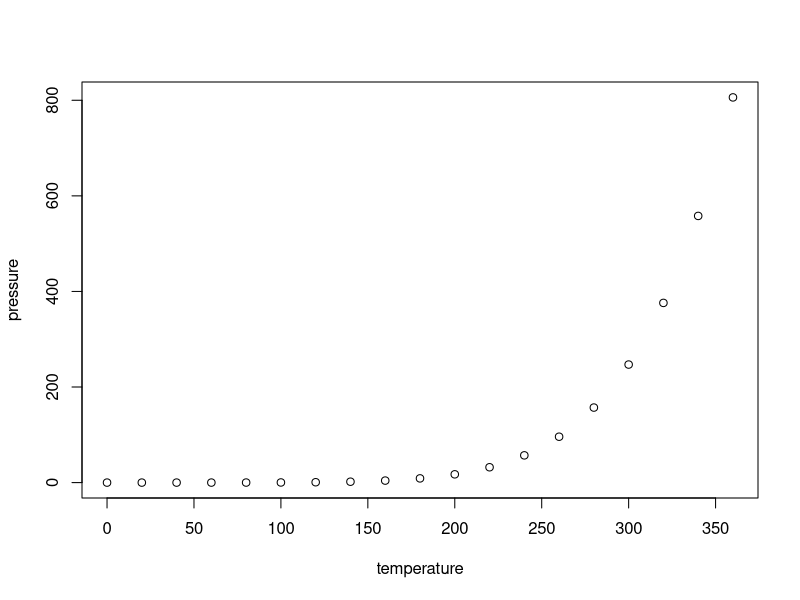
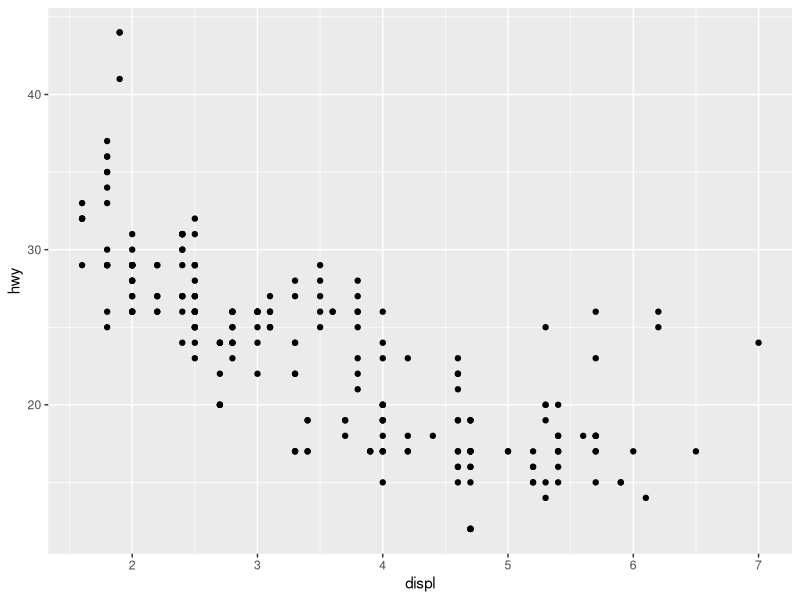
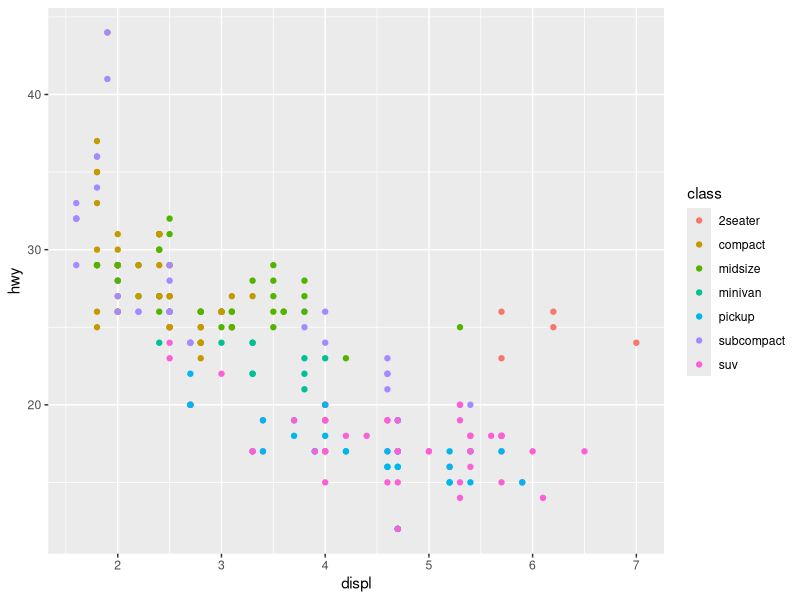
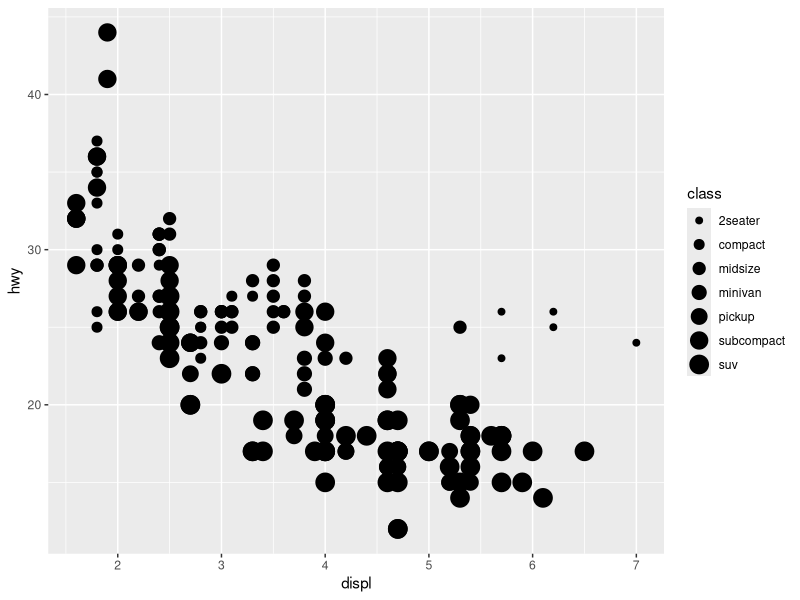
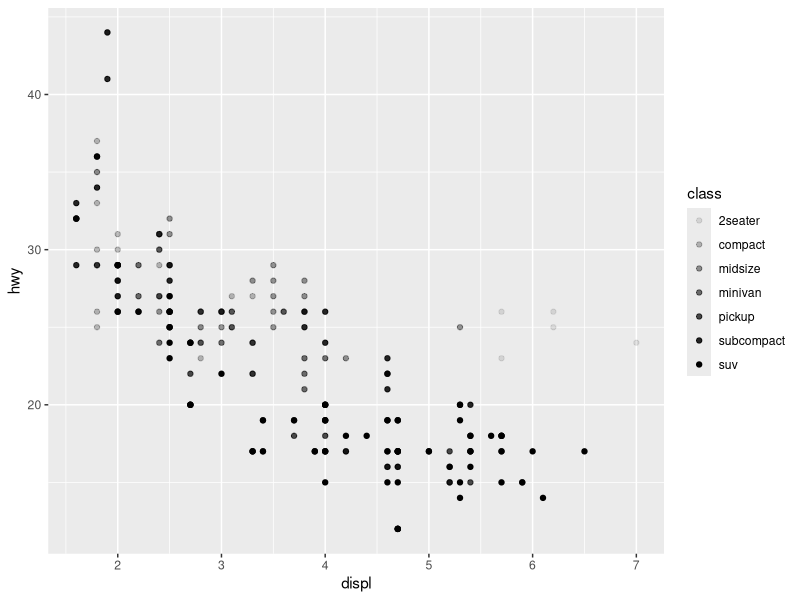
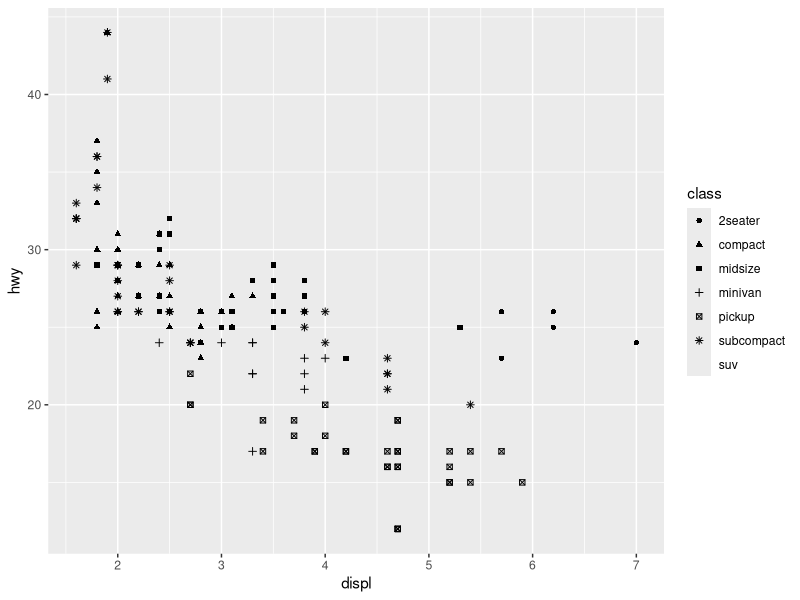

Generate these figures, in order, with R:
## ---- chunk 1
knitr::opts_chunk$set(echo = TRUE)
## ---- chunk 2
summary(cars)
## ---- chunk 3
plot(pressure)
## ---- chunk 4
install.packages("tidyverse")
library(tidyverse)
## ---- chunk 5
ggplot(data = mpg) + 
  geom_point(mapping = aes(x = displ, y = hwy))
## ---- chunk 6
ggplot(data = mpg) + 
  geom_point(mapping = aes(x = displ, y = hwy, color = class))
## ---- chunk 7
ggplot(data = mpg) + 
  geom_point(mapping = aes(x = displ, y = hwy, size = class))
#> Warning: Using size for a discrete variable is not advised.
## ---- chunk 8
# Left
ggplot(data = mpg) + 
  geom_point(mapping = aes(x = displ, y = hwy, alpha = class))

# Right
ggplot(data = mpg) + 
  geom_point(mapping = aes(x = displ, y = hwy, shape = class))
